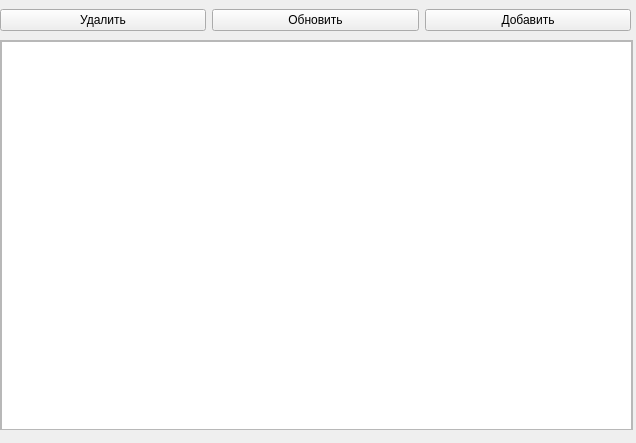
<?xml version="1.0" encoding="UTF-8"?>
<ui version="4.0">
 <class>Form</class>
 <widget class="QWidget" name="Form">
  <property name="geometry">
   <rect>
    <x>0</x>
    <y>0</y>
    <width>636</width>
    <height>443</height>
   </rect>
  </property>
  <property name="windowTitle">
   <string>Form</string>
  </property>
  <widget class="QScrollArea" name="scrollArea">
   <property name="geometry">
    <rect>
     <x>0</x>
     <y>40</y>
     <width>633</width>
     <height>390</height>
    </rect>
   </property>
   <property name="widgetResizable">
    <bool>true</bool>
   </property>
   <widget class="QWidget" name="scrollAreaWidgetContents">
    <property name="geometry">
     <rect>
      <x>0</x>
      <y>0</y>
      <width>631</width>
      <height>388</height>
     </rect>
    </property>
    <widget class="QTableWidget" name="tableWidget">
     <property name="geometry">
      <rect>
       <x>0</x>
       <y>0</y>
       <width>631</width>
       <height>391</height>
      </rect>
     </property>
     <property name="sizePolicy">
      <sizepolicy hsizetype="Expanding" vsizetype="Expanding">
       <horstretch>0</horstretch>
       <verstretch>0</verstretch>
      </sizepolicy>
     </property>
    </widget>
   </widget>
  </widget>
  <widget class="QWidget" name="horizontalLayoutWidget">
   <property name="geometry">
    <rect>
     <x>0</x>
     <y>0</y>
     <width>631</width>
     <height>41</height>
    </rect>
   </property>
   <layout class="QHBoxLayout" name="horizontalLayout">
    <item>
     <widget class="QPushButton" name="pushButton_3">
      <property name="text">
       <string>Удалить</string>
      </property>
     </widget>
    </item>
    <item>
     <widget class="QPushButton" name="pushButton_2">
      <property name="text">
       <string>Обновить</string>
      </property>
     </widget>
    </item>
    <item>
     <widget class="QPushButton" name="pushButton">
      <property name="text">
       <string>Добавить</string>
      </property>
     </widget>
    </item>
   </layout>
  </widget>
 </widget>
 <resources/>
 <connections/>
</ui>
